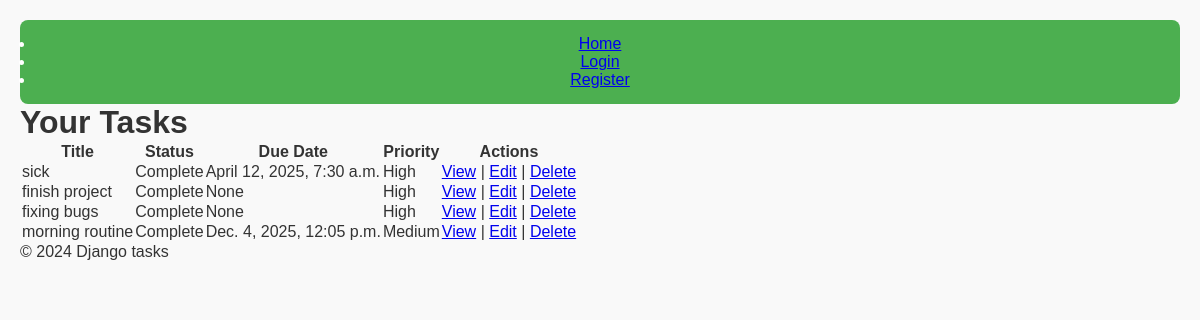
The app's page /tasks/ (signed in), older data.
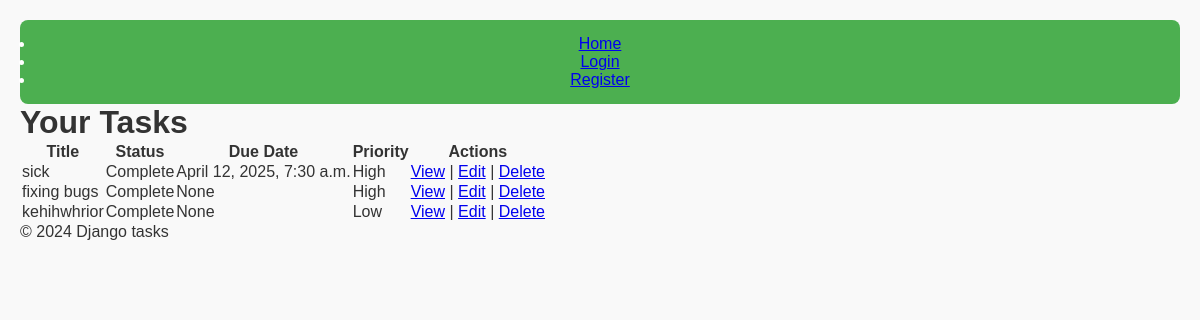
The same page, newer data.
### tasks/models.py (models this page shows, shortened)
class Task(models.Model):
    PRIORITY_CHOICES = [
        ('LOW', 'Low'),
        ('MEDIUM', 'Medium'),
        ('HIGH', 'High'),
    ]
    STATUS_CHOICES = [
        ('COMPLETE', 'Complete'),
        ('INCOMPLETE', 'Incomplete'),
    ]
    title = models.CharField(max_length=200)
    description = models.TextField(blank=True, null=True)
    status = models.CharField(max_length=10,choices= STATUS_CHOICES ,default='INCOMPLETE')
    due_date = models.DateTimeField(blank=True, null=True)
    priority = models.CharField(max_length=10,choices=PRIORITY_CHOICES,default='MEDIUM')
    user = models.ForeignKey( CustomUser, on_delete=models.CASCADE, related_name='tasks')
    created_at = models.DateTimeField(auto_now_add=True)
    updated_at = models.DateTimeField(auto_now=True)
    class Meta:
        ordering = ['priority','-due_date']  #tasks first by priority then date due
    def status_display(self):
        return "Complete" if self.status else "Incomplete"

### tasks/views.py (the view)
# urls.py: path('', task_list, name='task_list'),
@login_required
def task_list(request):                           #list all created tasks
    tasks = Task.objects.filter(user=request.user)# Filter tasks for the logged-in user
    return render(request, 'tasks/task_list.html', {'tasks': tasks})

### tasks/authentications.py (called while the page is built)
    def get_user(self, user_id):
        User = get_user_model()
        try:
            return User.objects.get(pk=user_id)  # Retrieve user by ID
        except User.DoesNotExist:
            return None                          # Return None if the user is not found

### tasks/templates/tasks/task_list.html
{% extends 'tasks/base.html' %}
{% block content %}
  <h1>Your Tasks</h1>
  <table>
    <thead>
      <tr>
        <th>Title</th>
        <th>Status</th>
        <th>Due Date</th>
        <th>Priority</th>
        <th>Actions</th>
      </tr>
    </thead>
    <tbody>
      {% for task in tasks %}
        <tr>
          <td>{{ task.title }}</td>
          <td>{{ task.status_display }}</td>
          <td>{{ task.due_date }}</td>
          <td>{{ task.get_priority_display }}</td>
          <td>
            <a href="{% url 'task_detail' task.pk %}">View</a> |
            <a href="{% url 'task_update' task.pk %}">Edit</a> |
            <a href="{% url 'task_delete' task.pk %}">Delete</a>
          </td>
        </tr>
      {% empty %}
        <tr>
          <td colspan="5">No tasks available.</td>
        </tr>
      {% endfor %}
    </tbody>
  </table>
{% endblock %}

Row changes from the older to the newer data that the page shows:
removed Task: title "morning routine", status_display "Complete", due_date "Dec. 4, 2025, 12:05 p.m.", priority "Medium"
shown differently, row unchanged: Task "fixing bugs": moves up the list
changed Task: title "finish project" → "kehihwhrior"; priority "High" → "Low"
